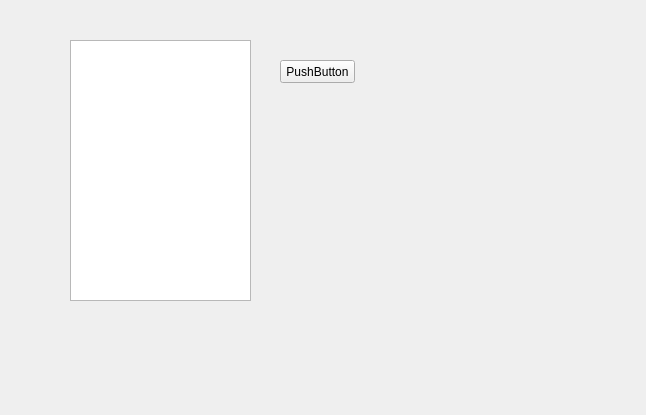
<?xml version="1.0" encoding="UTF-8"?>
<ui version="4.0">
 <class>Form</class>
 <widget class="QWidget" name="Form">
  <property name="geometry">
   <rect>
    <x>0</x>
    <y>0</y>
    <width>646</width>
    <height>415</height>
   </rect>
  </property>
  <property name="windowTitle">
   <string>Form</string>
  </property>
  <widget class="QPushButton" name="pushButton">
   <property name="geometry">
    <rect>
     <x>280</x>
     <y>60</y>
     <width>75</width>
     <height>23</height>
    </rect>
   </property>
   <property name="text">
    <string>PushButton</string>
   </property>
  </widget>
  <widget class="QTextEdit" name="textEdit">
   <property name="geometry">
    <rect>
     <x>70</x>
     <y>40</y>
     <width>181</width>
     <height>261</height>
    </rect>
   </property>
  </widget>
 </widget>
 <resources/>
 <connections>
  <connection>
   <sender>pushButton</sender>
   <signal>clicked()</signal>
   <receiver>Form</receiver>
   <slot>close()</slot>
   <hints>
    <hint type="sourcelabel">
     <x>321</x>
     <y>69</y>
    </hint>
    <hint type="destinationlabel">
     <x>323</x>
     <y>174</y>
    </hint>
   </hints>
  </connection>
 </connections>
</ui>
